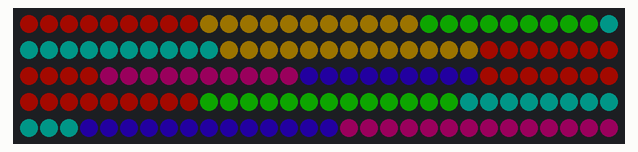
This sketch was run on a simulated Arduino Uno, built with avr-gcc and run on an emulated ATmega328P. On the bench: 150 RGB LEDs in strip order, left to right, continuing on the next row. Dim RGB values are drawn brighter than linear; random numbers use the default seed unless the sketch sets one.

Above: at 3.46 s.
At 4.15 s:
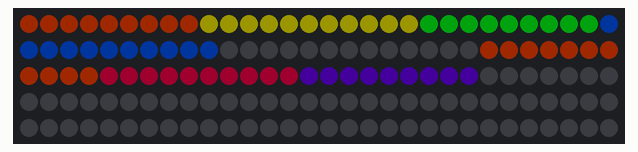
At 5.64 s:
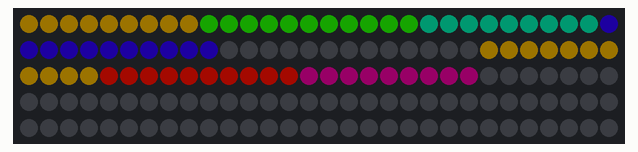
At 19.78 s:
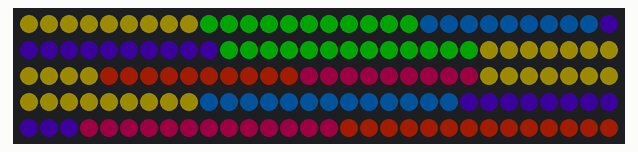
At 37.14 s:
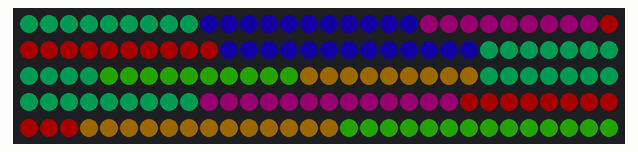

The sketch:

FYB.ino
```cpp
#include <FastLED.h>

FASTLED_USING_NAMESPACE

const int flicker_intervals[] = {10, 20, 20, 240, 20, 40, 20, 100, 20, 20, 20, 260, 80, 20, 240, 60, 160, 20, 240, 20, 1000, 20, 20, 40, 100, 20}; //, 2740, 340, 860, 20, 1400, 20, 60, 20};

#define DATA_PIN    6
#define LED_TYPE    WS2811
#define COLOR_ORDER GRB
#define NUM_LEDS    150
CRGB leds[NUM_LEDS];

#define BRIGHTNESS          40 // out of 255
#define FRAMES_PER_SECOND  120

#define MIN_EVENT_SPACING 60  // seconds
#define MAX_EVENT_SPACING 150 // seconds

#define FUCK_YOU_DURATION 15 // seconds
#define HEART_YOU_DURATION 15 // seconds
#define FUCK_OUR_BURN_DURATION 15 // seconds

#define MAX_SPARKLE_CHANCE 90
#define MAX_SPARKLE_DISTANCE 5

typedef struct {
  uint8_t x;
  uint8_t y;
  uint8_t word_num;
  uint8_t let_num;
} SignLED;

const SignLED ledInfo[NUM_LEDS] = {
  // Fuck
  {10, 43, 0, 0},
  {10, 35, 0, 0},
  {28, 27, 0, 0},
  {19, 27, 0, 0},
  {10, 27, 0, 0},
  {10, 18, 0, 0},
  {10, 9, 0, 0},
  {19, 9, 0, 0},
  {28, 9, 0, 0},

  // fUck
  {43, 9, 0, 1},
  {43, 18, 0, 1},
  {44, 27, 0, 1},
  {47, 36, 0, 1},
  {51, 44, 0, 1},
  {58, 46, 0, 1},
  {65, 45, 0, 1},
  {66, 36, 0, 1},
  {66, 27, 0, 1},
  {66, 18, 0, 1},
  {66, 10, 0, 1},

  // fuCk
  {90, 10, 0, 2},
  {99, 13, 0, 2},
  {82, 11, 0, 2},
  {79, 20, 0, 2},
  {79, 29, 0, 2},
  {81, 38, 0, 2},
  {86, 45, 0, 2},
  {95, 46, 0, 2},
  {101, 42, 0, 2},

  // fucK
  {113, 29, 0, 3},
  {113, 19, 0, 3},
  {113, 10, 0, 3},
  {135, 10, 0, 3},
  {129, 16, 0, 3},
  {121, 24, 0, 3},
  {112, 39, 0, 3},
  {112, 47, 0, 3},
  {121, 34, 0, 3},
  {127, 40, 0, 3},
  {132, 47, 0, 3},

  // youR
  {148, 61, 1, 3},
  {156, 62, 1, 3},
  {163, 69, 1, 3},
  {157, 76, 1, 3},
  {149, 77, 1, 3},
  {161, 96, 1, 3},
  {155, 90, 1, 3},
  {149, 85, 1, 3},
  {140, 96, 1, 3},
  {140, 87, 1, 3},
  {140, 78, 1, 3},
  {140, 70, 1, 3},
  {140, 61, 1, 3},

  // yoUr
  {128, 61, 1, 2},
  {127, 68, 1, 2},
  {127, 77, 1, 2},
  {126, 86, 1, 2},
  {125, 94, 1, 2},
  {119, 98, 1, 2},
  {114, 93, 1, 2},
  {111, 87, 1, 2},
  {108, 78, 1, 2},
  {108, 70, 1, 2},
  {108, 61, 1, 2},

  // yOur
  {88, 61, 1, 1},
  {95, 66, 1, 1},
  {97, 75, 1, 1},
  {97, 83, 1, 1},
  {95, 92, 1, 1},
  {88, 97, 1, 1},
  {81, 91, 1, 1},
  {79, 82, 1, 1},
  {78, 74, 1, 1},
  {80, 66, 1, 1},

  // Your
  {66, 60, 1, 0},
  {62, 66, 1, 0},
  {60, 72, 1, 0},
  {40, 60, 1, 0},
  {46, 66, 1, 0},
  {50, 73, 1, 0},
  {54, 79, 1, 0},
  {54, 88, 1, 0},
  {54, 97, 1, 0},

  // Heart
  {49, 105, 3, 0},
  {40, 107, 3, 0},
  {34, 114, 3, 0},
  {28, 108, 3, 0},
  {19, 105, 3, 0},
  {12, 112, 3, 0},
  {12, 121, 3, 0},
  {15, 129, 3, 0},
  {21, 138, 3, 0},
  {27, 145, 3, 0},
  {33, 151, 3, 0},
  {38, 143, 3, 0},
  {44, 135, 3, 0},
  {49, 129, 3, 0},
  {54, 121, 3, 0},
  {54, 113, 3, 0},

  // Burn
  {71, 112, 2, 0},
  {71, 119, 2, 0},
  {71, 128, 2, 0},
  {71, 137, 2, 0},
  {71, 146, 2, 0},
  {81, 146, 2, 0},
  {89, 144, 2, 0},
  {93, 136, 2, 0},
  {94, 122, 2, 0},
  {88, 128, 2, 0},
  {80, 128, 2, 0},
  {80, 112, 2, 0},
  {91, 113, 2, 0},

  // bUrn
  {105, 110, 2, 1},
  {105, 118, 2, 1},
  {105, 126, 2, 1},
  {106, 132, 2, 1},
  {109, 141, 2, 1},
  {115, 146, 2, 1},
  {121, 141, 2, 1},
  {124, 133, 2, 1},
  {124, 126, 2, 1},
  {124, 117, 2, 1},
  {124, 110, 2, 1},

  // buRn
  {136, 111, 2, 2},
  {144, 111, 2, 2},
  {136, 120, 2, 2},
  {136, 129, 2, 2},
  {136, 138, 2, 2},
  {136, 146, 2, 2},
  {156, 146, 2, 2},
  {152, 141, 2, 2},
  {147, 135, 2, 2},
  {149, 127, 2, 2},
  {155, 126, 2, 2},
  {158, 118, 2, 2},
  {152, 112, 2, 2},

  // burN
  {166, 111, 2, 3},
  {166, 119, 2, 3},
  {166, 128, 2, 3},
  {166, 137, 2, 3},
  {166, 146, 2, 3},
  {183, 140, 2, 3},
  {181, 132, 2, 3},
  {176, 123, 2, 3},
  {174, 117, 2, 3},
  {191, 111, 2, 3},
  {191, 119, 2, 3},
  {191, 128, 2, 3},
  {191, 137, 2, 3},
  {191, 146, 2, 3},

};

void setup() {
  delay(3000); // 3 second delay for recovery

  #if DEBUG
    Serial.begin(57600);
  #endif

  // set a random random seed
  random16_set_seed(analogRead(0));

  // tell FastLED about the LED strip configuration
  FastLED.addLeds<LED_TYPE,DATA_PIN,COLOR_ORDER>(leds, NUM_LEDS).setCorrection(TypicalLEDStrip);

  // set master brightness control
  FastLED.setBrightness(BRIGHTNESS);
}

uint8_t gCurrentEffect = 0;
uint8_t gHue = 0; // rotating "base color" used by many of the patterns

uint32_t gEffectSpacing = 0;
uint32_t gLastEffectStart = 0;

void loop()
{
  basePattern();

  runEffect();

  checkForNewEffect();

  // send the 'leds' array out to the actual LED strip
  FastLED.show();
  // insert a delay to keep the framerate modest
  FastLED.delay(1000/FRAMES_PER_SECOND);

  // do some periodic updates
  EVERY_N_MILLISECONDS( 50 ) { gHue++; } // slowly cycle the "base color" through the rainbow
}

#define ARRAY_SIZE(A) (sizeof(A) / sizeof((A)[0]))

void basePattern()
{
  for(int i=0; i< NUM_LEDS; i++) {
    uint8_t hue = gHue + globalLetterNum(i) * 256 / 6;
    leds[i] = CHSV(hue, 255, 255);
  }
}

/*********************************
 * Effects
 *********************************/

void fuckYou() {
  if (flickerState(FUCK_YOU_DURATION * 1000)) {
    for(int i=0; i< NUM_LEDS; i++) {
      SignLED myLED = ledInfo[i];
      if( myLED.word_num > 1 || (myLED.word_num == 1 && myLED.let_num == 3) ) {
        leds[i] = 0;
      }
    }
  }
}

void heartYou() {
  if (flickerState(HEART_YOU_DURATION * 1000)) {
    for(int i=0; i< NUM_LEDS; i++) {
      SignLED myLED = ledInfo[i];
      if( myLED.word_num % 2 == 0  || myLED.let_num == 3 ) {
        leds[i] = 0;
      }
    }
  }
}

void fuckOurBurn() {
  if (flickerState(FUCK_OUR_BURN_DURATION * 1000)) {
    for(int i=0; i< NUM_LEDS; i++) {
      SignLED myLED = ledInfo[i];
      if(( myLED.word_num == 1  && myLED.let_num == 0 ) || myLED.word_num == 3 ) {
        leds[i] = 0;
      }
    }
  }
}

void fuckYouBurn() {
  if (flickerState(FUCK_OUR_BURN_DURATION * 1000)) {
    for(int i=0; i< NUM_LEDS; i++) {
      SignLED myLED = ledInfo[i];
      if(( myLED.word_num == 1  && myLED.let_num == 0 ) || myLED.word_num == 3 ) {
        leds[i] = 0;
      }
    }
  }
}

void sparkleWave() {
  // line of form a*x + b*y - c = 0
  const uint8_t a = 40;
  const uint8_t b = 50;

  uint16_t c = currentEffectTime();

  for(int i=0; i< NUM_LEDS; i++) {
    SignLED myLED = ledInfo[i];
    uint16_t distance = abs(a * myLED.x + b * myLED.y - c)/64;
    uint8_t sparkleChance = MAX_SPARKLE_CHANCE * (MAX_SPARKLE_DISTANCE - distance) / MAX_SPARKLE_DISTANCE;
    if (sparkleChance < random8(100)) {
      leds[i] = CRGB::White;
    }
  }
}

/**************************************
 * Effect control and timing
 ****************************************/

void runEffect() {
  #if DEBUG
    Serial.print("effect ");
    Serial.println(gCurrentEffect);
  #endif

  switch (gCurrentEffect) {
    case 0:
      fuckYou();
      return;
    case 1:
      heartYou();
      return;
    case 2:
      fuckOurBurn();
      return;
    case 3:
      sparkleWave();
      return;
  }
}

void checkForNewEffect() {
  uint32_t curTime = currentEffectTime();
  if (curTime < gEffectSpacing) {
    return;
  }

  chooseNewPattern();
  chooseEffectSpacing();
  gLastEffectStart = millis();
}

void chooseNewPattern() {
  uint8_t roll = random8(100);

  if (roll < 80) {
    gCurrentEffect = 0;
  //} else if (roll < 80) {
    //gCurrentEffect = 3;
  } else if (roll < 95) {
    gCurrentEffect = 1;
  } else {
    gCurrentEffect = 2;
  }
}

void chooseEffectSpacing() {
  gEffectSpacing = random16(MIN_EVENT_SPACING * 10, MAX_EVENT_SPACING * 10) * 100;
}


/**************************************
 * Helpers
 ****************************************/

bool flickerState(uint32_t effectTimeout) {
  // returns true when flickered off
  uint32_t total_time = 0;
  int flicker_step;

  uint32_t effectTime = currentEffectTime();
  bool invert = effectTime > effectTimeout;
  effectTime -= invert ? effectTimeout : 0;

  #if DEBUG
    Serial.println(invert ? "inverted" : "not");
  #endif

  for(flicker_step = 0; flicker_step<ARRAY_SIZE(flicker_intervals); flicker_step++) {
    total_time += flicker_intervals[flicker_step];
    if ( total_time > effectTime ) {
      #if DEBUG
        Serial.println(flicker_step);
      #endif
      return flicker_step % 2 == (invert ? 1 : 0);
    }
  }
  return !invert;
}

uint32_t currentEffectTime() {
  return millis() - gLastEffectStart;
}

uint8_t globalLetterNum(uint8_t index) {
  SignLED myLED = ledInfo[index];
  return myLED.let_num + myLED.word_num * 4;
//  if(index < 9) {
//    return 0;
//  } else if(index < 20) {
//    return 1;
//  } else if(index < 29) {
//    return 2;
//  } else if(index < 40) {
//    return 3;
//  } else if(index < 53) {
//    return 7;
//  } else if(index < 64) {
//    return 6;
//  } else if(index < 74) {
//    return 5;
//  } else if(index < 83) {
//    return 4;
//  } else if(index < 99) {
//    return 12;
//  } else if(index < 112) {
//    return 8;
//  } else if(index < 123) {
//    return 9;
//  } else if(index < 136) {
//    return 10;
//  } else {
//    return 11;
//  }
}
```
